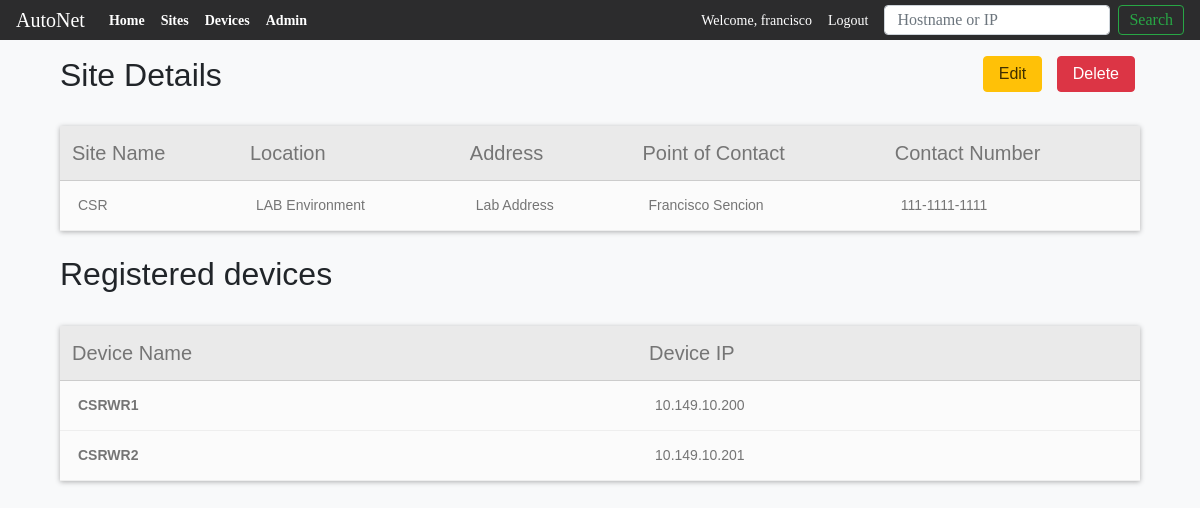
/sites/9 (signed in), run on an earlier commit of the app's database.
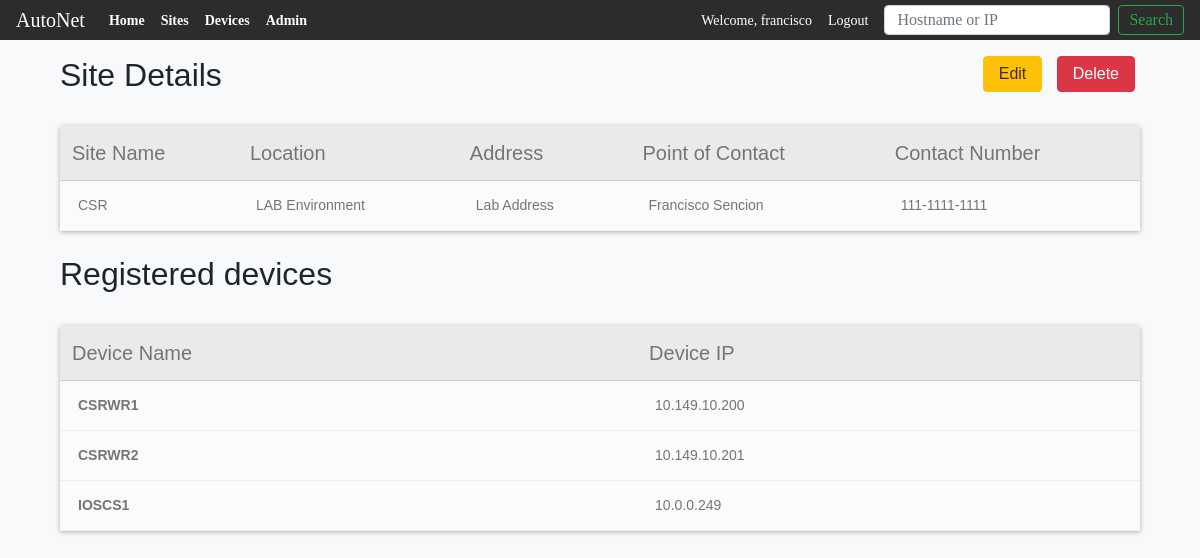
And on a later commit of the database.
### main_app/models.py (models this page shows, shortened)
class Devices(models.Model):
    VENDOR_LIST = (('C', 'Cisco'), ('J', 'Juniper'), ('A', 'Arista'))
    DEVICE_TYPES = (('R', 'Router'), ('S', 'Switch'), ('F', 'Firewall'))
    CISCO_OS = (('1', 'CISCO IOS'), ('2', 'CISCO IOS-XE'),
                ('3', 'CISCO IOS-XR'), ('4', 'CISCO NX-OS'))
    device_name = models.CharField(max_length=100)
    device_ip = models.GenericIPAddressField()
    device_model = models.CharField(max_length=100, null=True, blank=True)
    device_sn = models.CharField(max_length=250, null=True, blank=True)
    uuid = models.UUIDField( #used by the API to look up the record
                            db_index=True,
                            default=uuid_lib.uuid4,
                            editable=False)
    vendor = models.CharField(choices=VENDOR_LIST, max_length=10,
                                                default=VENDOR_LIST[0])
    device_type = models.CharField(choices=DEVICE_TYPES, max_length=10,
                                                default=DEVICE_TYPES[0])
    operating_system = models.CharField(choices=CISCO_OS, max_length=10,
                                                default=CISCO_OS)
    site = models.ForeignKey(Sites,
                            on_delete=models.CASCADE,
                            related_name = 'devices',
                            )
    objects = models.Manager()

### main_app/views.py (the view)
# urls.py: path('sites/<int:pk>', views.SitesDetailView.as_view(), name='sitesdetail'),
class SitesDetailView(LoginRequiredMixin, DetailView):
    context_object_name = 'sites_detail'
    model = models.Sites
    template_name = 'main_app/sites_detail.html'

### main_app/templates/main_app/sites_detail.html
{% extends 'main_app/main_app_base.html' %}
{%block content %}
<div class="" style="width: 90%; margin-left: auto; margin-right: auto;">
  <div class="float-right">
    <a href="{% url 'main_app:updatesite' pk=sites_detail.id%}">
      <button class="btn-class" id="btn-edit" type="submit">Edit</button>
    </a>
    <a href="{% url 'main_app:deletesite' pk=sites_detail.id%}">
      <button class="btn-class" id="btn-delete" type="submit">Delete</button>
    </a>
  </div>
  <h2>Site Details</h2>
  <br>
  <table id="device-table1">
    <table class="ctable ctable-noSideBorder">
      <thead  class="layout">
        <th>Site Name</th>
        <th>Location</th>
        <th>Address</th>
        <th>Point of Contact</th>
        <th>Contact Number</th>
      </thead>
      <tbody>
        <tr>
          <td>{{sites_detail.site_name}}</td>
          <td>{{sites_detail.site_location}}</td>
          <td>{{sites_detail.site_address}}</td>
          <td>{{sites_detail.site_poc_name}}</td>
          <td>{{sites_detail.site_poc_number}}</td>
        </tr>
      </tbody>
    </table>
  </table>
  <br>
  <h2>Registered devices</h2>
  <br>
  <table id="device-table1">
    <table class="ctable ctable-noSideBorder">
      <thead  class="layout">
        <th>Device Name</th>
        <th>Device IP</th>
      </thead>
      <tbody>
        {% for device in sites_detail.devices.all %}
          <tr>
            <td><a href="{% url 'main_app:devicedetail' pk=device.id%}">{{device.device_name}}</a></td>
            <td>{{device.device_ip}}</td>
          </tr>
        {% endfor %}
      </tbody>
    </table>
  </table>
</div>
{%endblock content %}

What changed in the data, as far as the page shows it:
added Devices: device_name "IOSCS1", device_ip "10.0.0.249"
